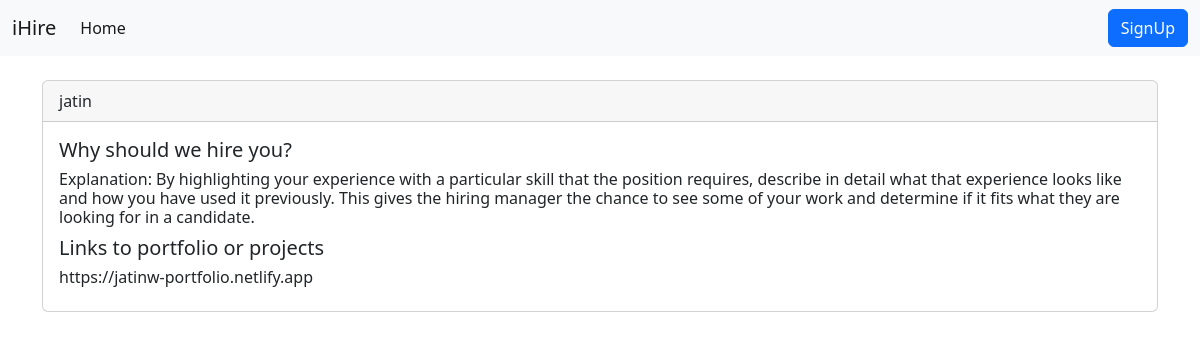
/profile.php?applicant_id=1&applied_to_id=6, run on the app's committed database.
### tables this page shows
CREATE TABLE `applications` (
  `application_id` int(8) NOT NULL,
  `applicant_id` int(8) NOT NULL,
  `applied_to_id` int(8) NOT NULL,
  `username` varchar(255) NOT NULL,
  `question` text NOT NULL,
  `links` text NOT NULL,
  `timestamp` datetime NOT NULL DEFAULT current_timestamp()
);

### profile.php (the view, shortened to what this page needs)
<!DOCTYPE html>
<html lang="en">
<head>
    <link href="https://cdn.jsdelivr.net/npm/bootstrap@5.2.0-beta1/dist/css/bootstrap.min.css" rel="stylesheet">
</head>
<body>
    <?php
    include './partials/_dbconnect.php';
    include './partials/_header.php';
    $id = $_GET['applicant_id'];
    $brand_id = $_GET['applied_to_id'];
    $sql = "SELECT * FROM `applications` WHERE `applicant_id` = '$id' AND `applied_to_id` = '$brand_id'";
    $result = mysqli_query($conn, $sql);
    while ($row = mysqli_fetch_assoc($result)){
       echo ' <div class="container my-4">
       <div class="card">
     <div class="card-header">
       '. $row['username'] .'
     </div>
     <div class="card-body">
       <h5 class="card-title">Why should we hire you?</h5>
       <h6>'. $row['question'] .'</h6>
       <h5>Links to portfolio or projects</h5>
       <h6>'. $row['links'] .'</h6>' ;
    echo '</div>
   </div>
   </div>';
    }
    ?>
</body>
</html>

### data on the page
applications: username "jatin", question "Explanation: By highlighting your experience with a particular skill that the position requires, describe in detail what that experience looks like and how you have used it previously. This gives the hiring manager the chance to see some of your work and determine if it fits what they are looking for in a candidate.", links "https://jatinw-portfolio.netlify.app"
